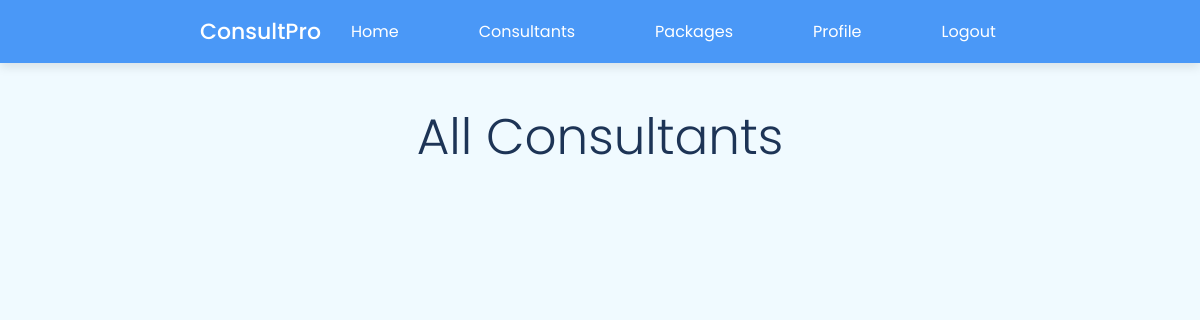
The app's page /client-side-web/consultantList.php, older data.
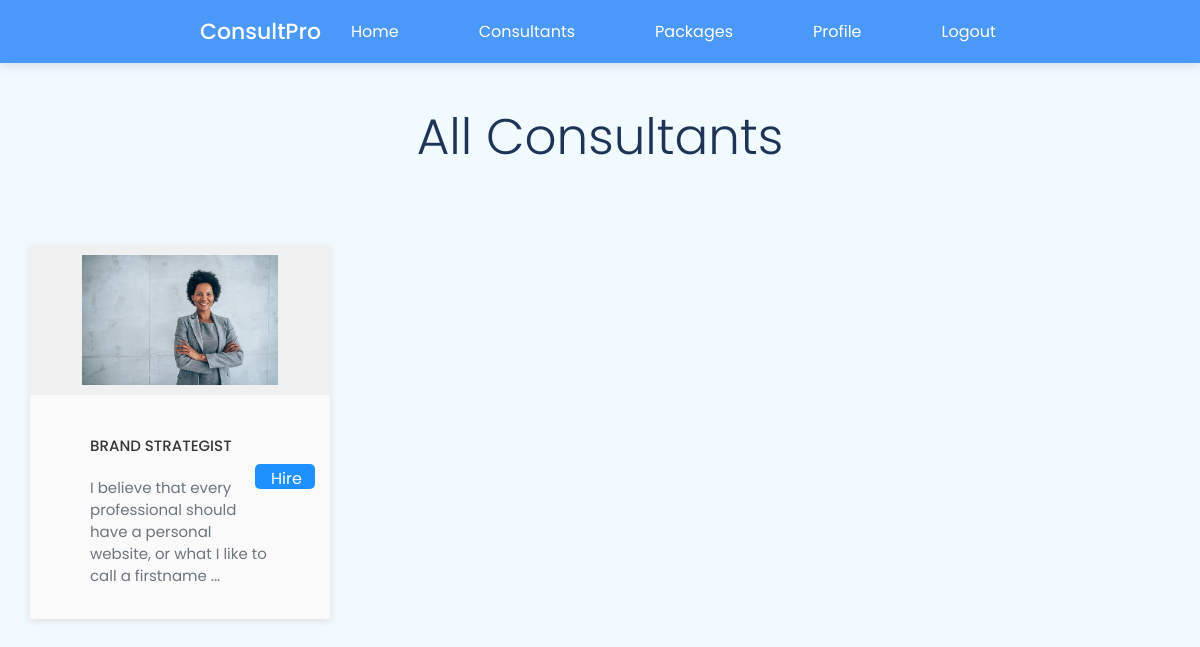
The same page, newer data.
### tables this page shows
CREATE TABLE `consultants` (
  `consultant_id` int(11) NOT NULL,
  `username` varchar(50) NOT NULL,
  `firstName` varchar(50) NOT NULL,
  `lastName` varchar(50) NOT NULL,
  `email` varchar(100) NOT NULL,
  `password` varchar(50) NOT NULL,
  `image` text NOT NULL,
  `title` varchar(50) NOT NULL,
  `description` longtext NOT NULL,
  `availability` varchar(100) NOT NULL,
  `ratings` float NOT NULL,
  `createdDate` timestamp NOT NULL DEFAULT current_timestamp() ON UPDATE current_timestamp(),
  `isDeleted` int(1) NOT NULL
);

### client-side-web/consultantList.php (the view, shortened to what this page needs)
<?php require_once('../connection/dbconnection.php'); ?>
<!DOCTYPE html>
<html lang="en">
<head>
    <link rel="stylesheet" href="../client-side-web/css/card.css">
    <link rel="stylesheet" href="../client-side-web/css/home.css">
    <link rel="stylesheet" href="./css/header.css">
    <link rel="stylesheet" href="https://unicons.iconscout.com/release/v4.0.0/css/line.css" />
    <link rel="stylesheet" href="./css/itemCard.css">
    <link rel="stylesheet" href="https://cdnjs.cloudflare.com/ajax/libs/font-awesome/4.7.0/css/font-awesome.min.css">
</head>
<body>
    <h2 class="title">All Consultants</h2>
    <?php require_once('../client-side-web/components/header.php'); ?>
    <?php
    $query = "SELECT * FROM consultants
      WHERE isDeleted = 0";
    $result = mysqli_query($connection, $query);
    if ($result) { ?>
        <?php
        if (mysqli_num_rows($result) > 0) { ?>
            <div class="gridContainer">
                <?php while ($record = mysqli_fetch_array($result)) {
                ?>
                    <div class="gridContainer">
                        <div class="consultant-card">
                            <a class="linkedPage" href="consultantProfile.php?con_id=<?= $_GET['con_id'] ?>">
                                <div class="consultant-tumb">
                                    <img class="itemImage" src="../../assets/uploads/profile_pics/<?php echo $record['image']; ?>" alt="<?php echo $record['consultantFirstName']; ?>">
                                </div>
                                <div class="consultant-details">
                                    <div class="buyBtnBox"> <a class="buyBtn" href="consultantProfile.php?con_id=<?= $_GET['con_id'] ?>"> Hire </a> </div>
                                    <h4>
                                        <p><?php echo $record['title'] ?></p>
                                    </h4>
                                    <?php $desc = $record['description'] ?>
                                    <p><?php echo substr($desc, 0, 100) . " ..." ?></p>
                                </div>
                            </a>
                        </div>
                    </div>
                <?php } ?>
            </div>
    <?php }
    } else {
        echo "DB failed!";
    }
    ?>
</body>
</html>

Row changes from the older to the newer data that the page shows:
added consultants: image (picture), title "BRAND STRATEGIST", description "I believe that every professional should have a personal website, or what I like to call a firstname"
